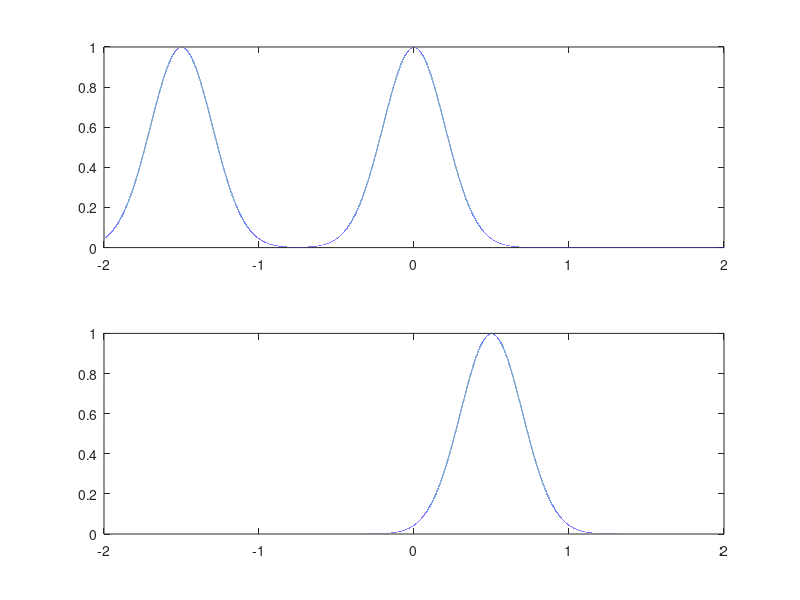
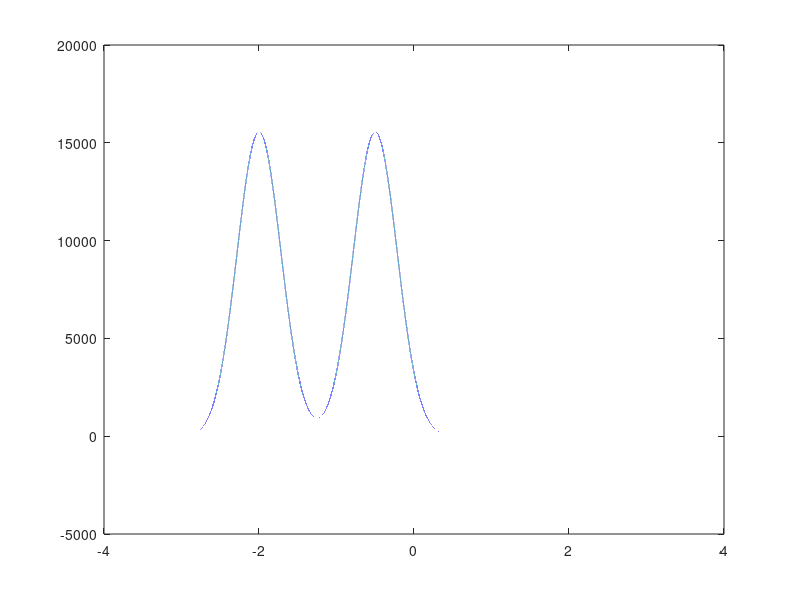

The MATLAB script that drew these images, in order:
pkg load signal
% test of math principles

Fs = 44100;
arrival_a = 0.0*Fs
arrival_b = 0.5*Fs

x = -Fs*2:Fs*2;
t = x / Fs;
N = size(x)(2)
a_signal =     normpdf(x, arrival_a, Fs*0.2) * Fs*0.5;
a_background = normpdf(x, -Fs*1.5, Fs*0.2) * Fs*0.5;
a = a_signal + a_background;

b_signal =     normpdf(x, arrival_b, Fs*0.2) * Fs*0.5;
%b_background = normpdf(x, -Fs*1.5, Fs*0.2) * Fs*0.5;
b = b_signal ; %+ b_background;

figure;
title("Original signals");
subplot(2, 1, 1);
plot(t, a)
subplot(2, 1, 2);
plot(t, b)

% Length of the FFT:
% Should have (2*N - 1) for 
ft_a = fft(a, 2*N - 1);
ft_b = fft(b, 2*N - 1);

ftprod = ft_a .* conj(ft_b);
corr_scrambled = ifft(ftprod);
corr = [corr_scrambled(N+1:end) corr_scrambled(1:N)];
lag = ( -(N-1):(N-1) ) / Fs;
% Meaning of the correlation function and the lag:
% Data at lag l represents how much the first signal (A) 
% lags behind the second. How much greater the arrival time
% is in A vs. B.

figure;
title("Correlation function");
plot(lag, corr)


% Try to only keep data which are correlated
% (naive first attempt)
[maxval, imax] = max(real(corr))
selection = zeros(1, 2*N - 1);
selection(imax) = maxval;
selection_fft = fft(selection);

aaa = [ft_a; ft_b] .* ([1; 1] * sqrt(selection_fft ./ ftprod));
ft_a2 = aaa(1, 1:end);
ft_b2 = aaa(2, 1:end);



